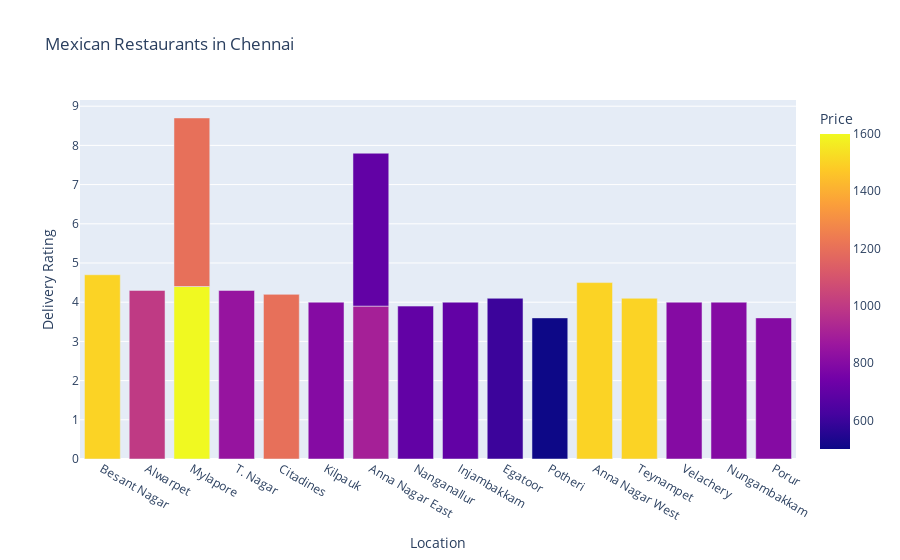

Here is the notebook cell this chart was saved with:
### Code cell
fig = px.bar(mexi_df, x = 'Location', y = 'Delivery Rating', color = 'Price', title = 'Mexican Restaurants in Chennai')
fig.show()

### Figure 1 — Plotly figure (JSON) as saved in the notebook; plotly's stock layout.template omitted (floating-point values rounded to 4 significant figures)
{"data": [{"hovertemplate": "Location=%{x}<br>Delivery Rating=%{y}<br>Price=%{marker.color}<extra></extra>", "legendgroup": "", "marker": {"color": [1500.0, 1000.0, 1600.0, 850.0, 1200.0, 1200.0, 800.0, 900.0, 700.0, 700.0, 700.0, 600.0, 500.0, 1500.0, 1500.0, 800.0, 800.0, 800.0], "coloraxis": "coloraxis", "pattern": {"shape": ""}}, "name": "", "orientation": "v", "showlegend": false, "textposition": "auto", "type": "bar", "x": ["Besant Nagar", "Alwarpet", "Mylapore", "T. Nagar", "Citadines", "Mylapore", "Kilpauk", "Anna Nagar East", "Anna Nagar East", "Nanganallur", "Injambakkam", "Egatoor", "Potheri", "Anna Nagar West", "Teynampet", "Velachery", "Nungambakkam", "Porur"], "xaxis": "x", "y": [4.7, 4.3, 4.4, 4.3, 4.2, 4.3, 4.0, 3.9, 3.9, 3.9, 4.0, 4.1, 3.6, 4.5, 4.1, 4.0, 4.0, 3.6], "yaxis": "y"}], "layout": {"barmode": "relative", "coloraxis": {"colorbar": {"title": {"text": "Price"}}, "colorscale": [[0, "#0d0887"], [0.1111, "#46039f"], [0.2222, "#7201a8"], [0.3333, "#9c179e"], [0.4444, "#bd3786"], [0.5556, "#d8576b"], [0.6667, "#ed7953"], [0.7778, "#fb9f3a"], [0.8889, "#fdca26"], [1, "#f0f921"]]}, "legend": {"tracegroupgap": 0}, "title": {"text": "Mexican Restaurants in Chennai"}, "xaxis": {"anchor": "y", "domain": [0, 1], "title": {"text": "Location"}}, "yaxis": {"anchor": "x", "domain": [0, 1], "title": {"text": "Delivery Rating"}}}}
